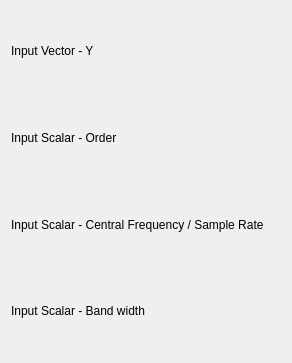
<ui version="4.0" >
 <class>FilterButterworthBandStopConfig</class>
 <widget class="QWidget" name="FilterButterworthBandStopConfig" >
  <property name="geometry" >
   <rect>
    <x>0</x>
    <y>0</y>
    <width>292</width>
    <height>363</height>
   </rect>
  </property>
  <layout class="QVBoxLayout" name="verticalLayout" >
   <item>
    <layout class="QHBoxLayout" name="horizontalLayout" >
     <item>
      <widget class="QLabel" name="label_3" >
       <property name="sizePolicy" >
        <sizepolicy vsizetype="Fixed" hsizetype="Fixed" >
         <horstretch>0</horstretch>
         <verstretch>0</verstretch>
        </sizepolicy>
       </property>
       <property name="text" >
        <string>Input Vector - Y</string>
       </property>
       <property name="wordWrap" >
        <bool>false</bool>
       </property>
      </widget>
     </item>
     <item>
      <widget class="Kst::VectorSelector" native="1" name="_vector" >
       <property name="sizePolicy" >
        <sizepolicy vsizetype="Preferred" hsizetype="Expanding" >
         <horstretch>0</horstretch>
         <verstretch>0</verstretch>
        </sizepolicy>
       </property>
      </widget>
     </item>
    </layout>
   </item>
   <item>
    <layout class="QHBoxLayout" name="horizontalLayout_2" >
     <item>
      <widget class="QLabel" name="label_4" >
       <property name="sizePolicy" >
        <sizepolicy vsizetype="Fixed" hsizetype="Fixed" >
         <horstretch>0</horstretch>
         <verstretch>0</verstretch>
        </sizepolicy>
       </property>
       <property name="text" >
        <string>Input Scalar - Order</string>
       </property>
       <property name="wordWrap" >
        <bool>false</bool>
       </property>
      </widget>
     </item>
     <item>
      <widget class="Kst::ScalarSelector" native="1" name="_scalarOrder" />
     </item>
    </layout>
   </item>
   <item>
    <layout class="QHBoxLayout" name="horizontalLayout_3" >
     <item>
      <widget class="QLabel" name="label_5" >
       <property name="sizePolicy" >
        <sizepolicy vsizetype="Fixed" hsizetype="Fixed" >
         <horstretch>0</horstretch>
         <verstretch>0</verstretch>
        </sizepolicy>
       </property>
       <property name="text" >
        <string>Input Scalar - Central Frequency / Sample Rate</string>
       </property>
       <property name="wordWrap" >
        <bool>false</bool>
       </property>
      </widget>
     </item>
     <item>
      <widget class="Kst::ScalarSelector" native="1" name="_scalarRate" />
     </item>
    </layout>
   </item>
   <item>
    <layout class="QHBoxLayout" name="horizontalLayout_4" >
     <item>
      <widget class="QLabel" name="label_6" >
       <property name="sizePolicy" >
        <sizepolicy vsizetype="Fixed" hsizetype="Fixed" >
         <horstretch>0</horstretch>
         <verstretch>0</verstretch>
        </sizepolicy>
       </property>
       <property name="text" >
        <string>Input Scalar - Band width</string>
       </property>
       <property name="wordWrap" >
        <bool>false</bool>
       </property>
      </widget>
     </item>
     <item>
      <widget class="Kst::ScalarSelector" native="1" name="_scalarBandwidth" />
     </item>
    </layout>
   </item>
  </layout>
 </widget>
 <layoutdefault spacing="6" margin="11" />
 <pixmapfunction>qPixmapFromMimeSource</pixmapfunction>
 <customwidgets>
  <customwidget>
   <class>Kst::VectorSelector</class>
   <extends>QWidget</extends>
   <header>vectorselector.h</header>
  </customwidget>
  <customwidget>
   <class>Kst::ScalarSelector</class>
   <extends>QWidget</extends>
   <header>scalarselector.h</header>
  </customwidget>
 </customwidgets>
 <resources/>
 <connections/>
</ui>
